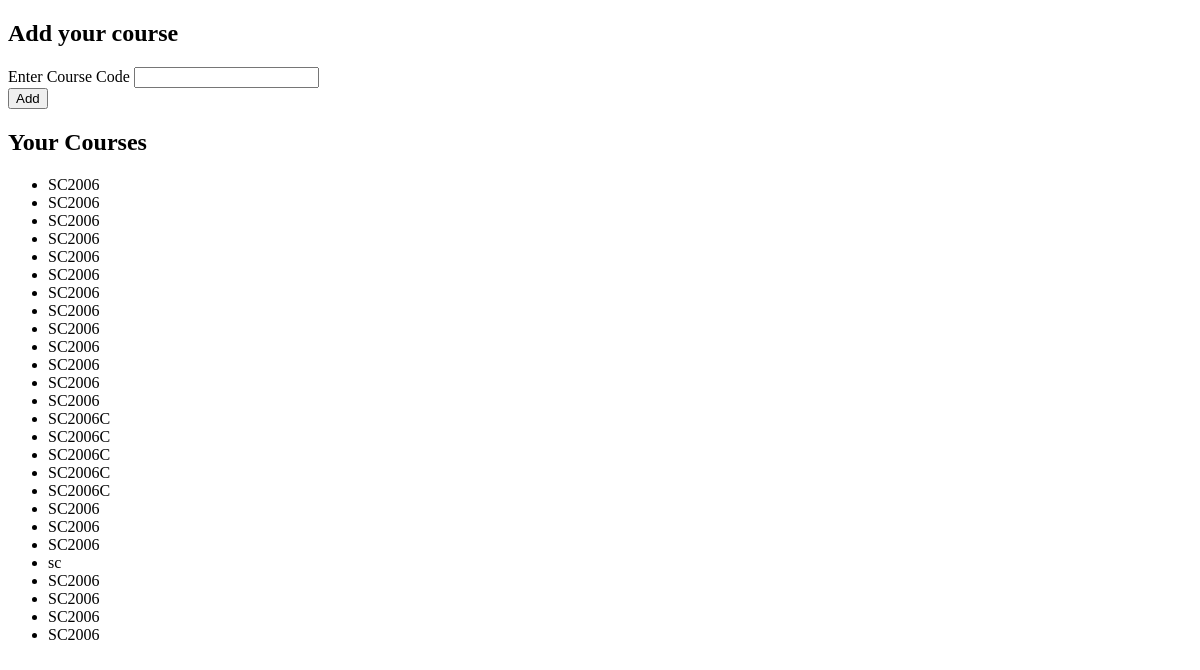
/main (signed in), run on an earlier commit of the app's database.
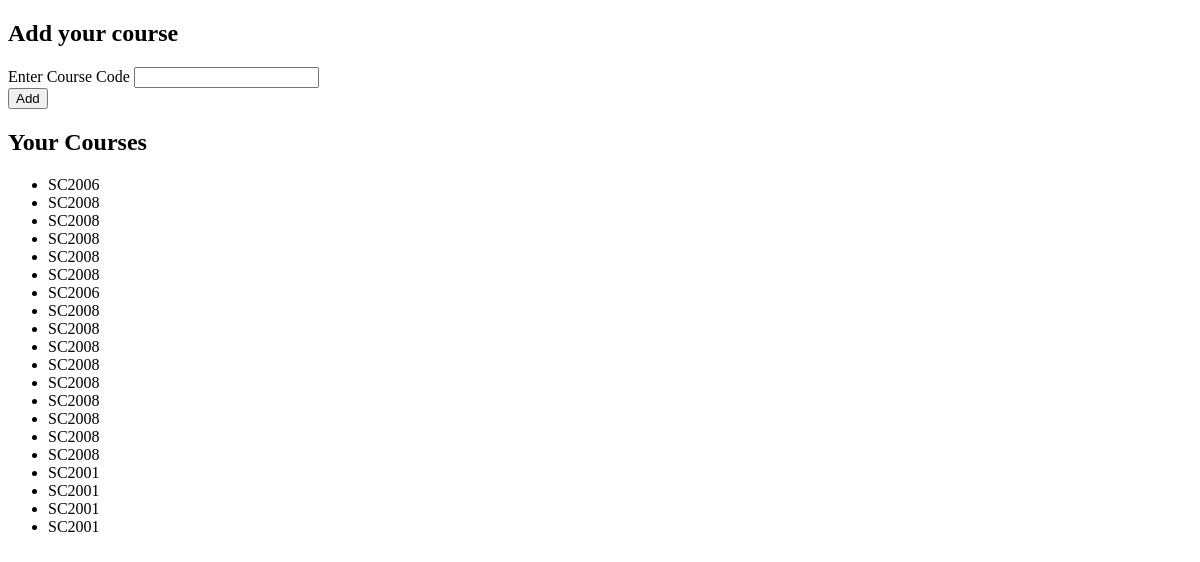
And on a later commit of the database.
### SimplyStars/models.py (models this page shows)
class CourseCode(db.Model):
    __tablename__ = 'course_code'
    id = db.Column(db.Integer, primary_key=True)
    course_code = db.Column(db.String(100), nullable=False)
    user = db.Column(db.Integer, db.ForeignKey('user.id'), nullable=False)

### SimplyStars/route.py (the view, shortened to what this page needs)
@app.route('/main', methods=['GET', 'POST'])
def main_page():
    form = CourseCodeForm()
    scraped_html = None
    user_courses = CourseCode.query.filter_by(user=current_user.id).all()
    return render_template('main.html', form=form, user_courses=user_courses, scraped_html=scraped_html)

### SimplyStars/forms.py
class CourseCodeForm(FlaskForm):
    course_code = StringField(label="Enter Course Code", validators=[DataRequired()])
    add = SubmitField("Add")

### SimplyStars/models.py (called while the page is built)
@login_manager.user_loader
def load_user(user_id):
    return User.query.get(int(user_id))

### SimplyStars/templates/main.html (shortened to what this page needs)
<!DOCTYPE html>
<html lang="en">
<head>
</head>
<body>
    <div class="login-container">
        <h2>Add your course</h2>
        <form id="courseForm" method="POST">
            <div class="form-group">
                {{ form.course_code.label() }}
                {{ form.course_code() }}
            </div>
            <div class="form-group">
                {{ form.add() }}
            </div>
        </form>
    </div>
    <div class="Course List">
        <h2>Your Courses</h2>
        <ul>
            {% for course in user_courses %}
            <li>{{ course.course_code }}</li>
            {% endfor %}
        </ul>
    </div>
</body>
</html>

What changed in the data, as far as the page shows it:
removed CourseCode: course_code "SC2006"
removed CourseCode: course_code "sc"
removed CourseCode: course_code "SC2006"
removed CourseCode: course_code "SC2006"
removed CourseCode: course_code "SC2006"
removed CourseCode: course_code "SC2006"
changed CourseCode (number 2 of 20 on the later page): course_code "SC2006" → "SC2008"
changed CourseCode (number 3 of 20 on the later page): course_code "SC2006" → "SC2008"
changed CourseCode (number 4 of 20 on the later page): course_code "SC2006" → "SC2008"
changed CourseCode (number 5 of 20 on the later page): course_code "SC2006" → "SC2008"
changed CourseCode (number 6 of 20 on the later page): course_code "SC2006" → "SC2008"
changed CourseCode (number 8 of 20 on the later page): course_code "SC2006" → "SC2008"
changed CourseCode (number 9 of 20 on the later page): course_code "SC2006" → "SC2008"
changed CourseCode (number 10 of 20 on the later page): course_code "SC2006" → "SC2008"
changed CourseCode (number 11 of 20 on the later page): course_code "SC2006" → "SC2008"
changed CourseCode (number 12 of 20 on the later page): course_code "SC2006" → "SC2008"
changed CourseCode (number 13 of 20 on the later page): course_code "SC2006" → "SC2008"
changed CourseCode (number 14 of 20 on the later page): course_code "SC2006C" → "SC2008"
changed CourseCode (number 15 of 20 on the later page): course_code "SC2006C" → "SC2008"
changed CourseCode (number 16 of 20 on the later page): course_code "SC2006C" → "SC2008"
changed CourseCode (number 17 of 20 on the later page): course_code "SC2006C" → "SC2001"
changed CourseCode (number 18 of 20 on the later page): course_code "SC2006C" → "SC2001"
changed CourseCode (number 19 of 20 on the later page): course_code "SC2006" → "SC2001"
changed CourseCode (number 20 of 20 on the later page): course_code "SC2006" → "SC2001"
